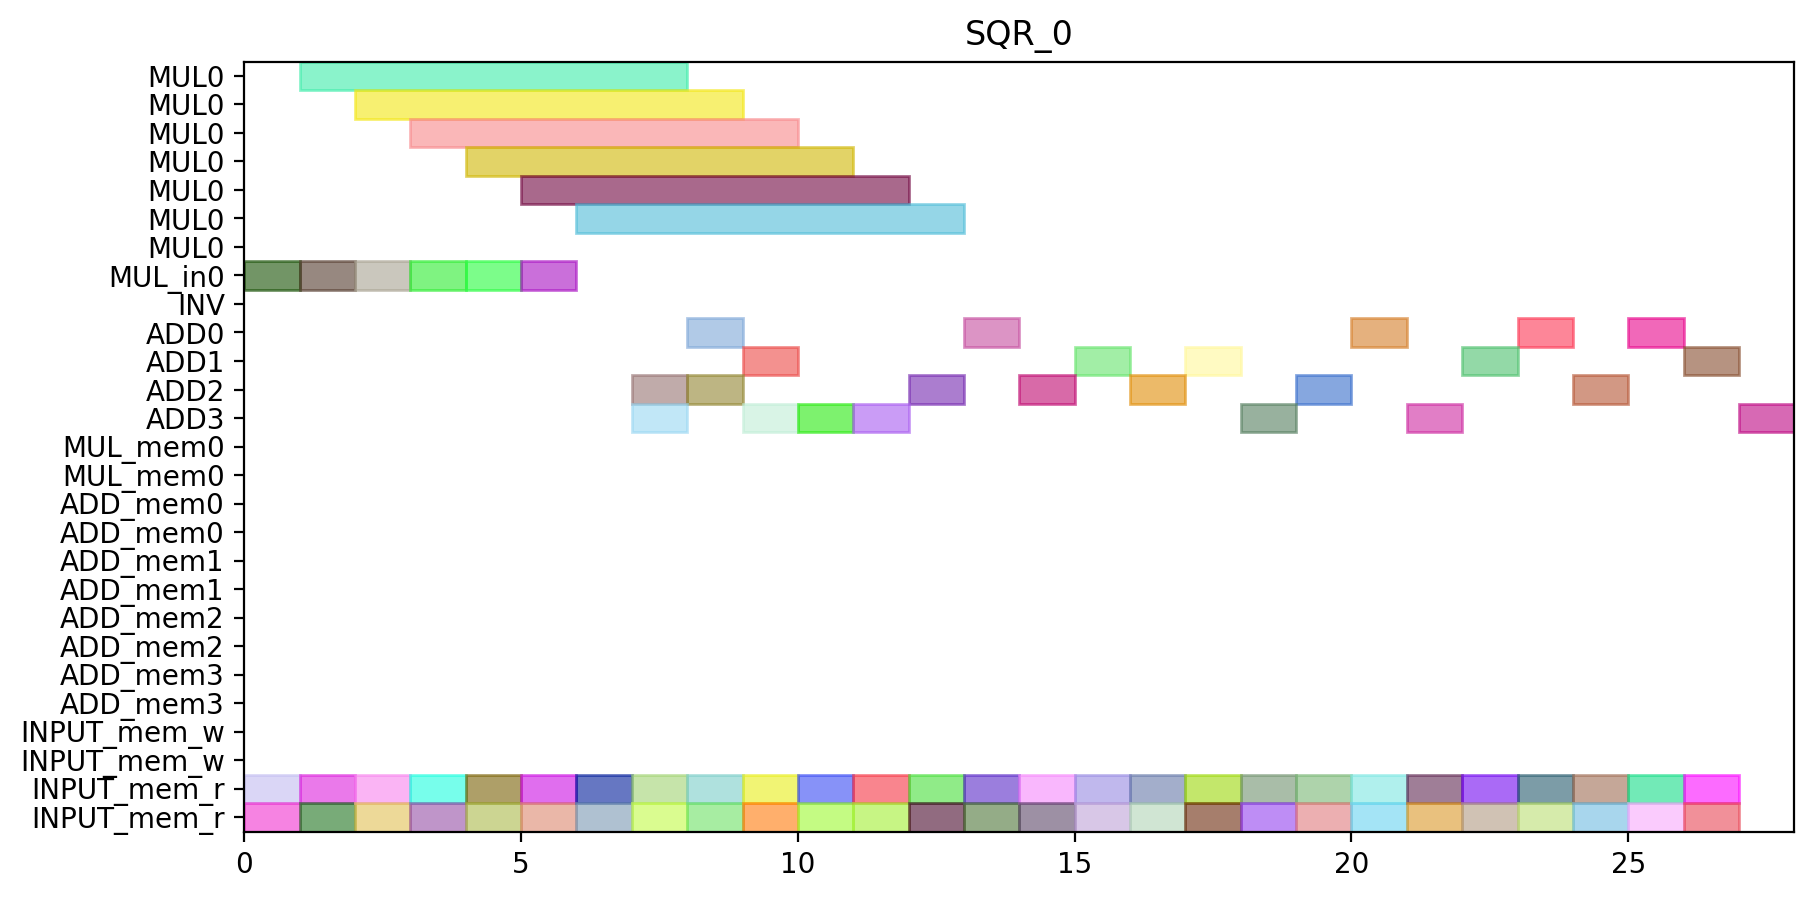

This chart was generated by the following Python code:
from pyschedule import Scenario, solvers, plotters, alt


def solve():
	horizon = 95
	S = Scenario("SQR_0", horizon=horizon)

	# resource
	MUL = S.Resources('MUL', num=1, size=7)
	MUL_in = S.Resources('MUL_in', num=1)
	INV = S.Resource('INV')
	ADD = S.Resources('ADD', num=4, periods=range(1, horizon))
	MUL_mem = S.Resources('MUL_mem', num=1, size=2)
	ADD_mem = S.Resources('ADD_mem', num=4, size=2)
	INPUT_mem_w = S.Resource('INPUT_mem_w', size=2)
	INPUT_mem_r = S.Resource('INPUT_mem_r', size=2)

	# result of previous scheduling

	# new tasks
	c_t0_a1__x00 = S.Task('c_t0_a1__x00', length=1, delay_cost=1)
	c_t0_a1__x00 += alt(ADD)

	c_t0_a1__x00_mem0 = S.Task('c_t0_a1__x00_mem0', length=1, delay_cost=1)
	c_t0_a1__x00_mem0 += INPUT_mem_r
	S += c_t0_a1__x00_mem0 <= c_t0_a1__x00

	c_t0_a1__x10 = S.Task('c_t0_a1__x10', length=1, delay_cost=1)
	c_t0_a1__x10 += alt(ADD)

	c_t0_a1__x10_mem0 = S.Task('c_t0_a1__x10_mem0', length=1, delay_cost=1)
	c_t0_a1__x10_mem0 += INPUT_mem_r
	S += c_t0_a1__x10_mem0 <= c_t0_a1__x10

	c_t0_t10 = S.Task('c_t0_t10', length=1, delay_cost=1)
	c_t0_t10 += alt(ADD)

	c_t0_t10_mem0 = S.Task('c_t0_t10_mem0', length=1, delay_cost=1)
	c_t0_t10_mem0 += INPUT_mem_r
	S += c_t0_t10_mem0 <= c_t0_t10

	c_t0_t10_mem1 = S.Task('c_t0_t10_mem1', length=1, delay_cost=1)
	c_t0_t10_mem1 += INPUT_mem_r
	S += c_t0_t10_mem1 <= c_t0_t10

	c_t0_t11 = S.Task('c_t0_t11', length=1, delay_cost=1)
	c_t0_t11 += alt(ADD)

	c_t0_t11_mem0 = S.Task('c_t0_t11_mem0', length=1, delay_cost=1)
	c_t0_t11_mem0 += INPUT_mem_r
	S += c_t0_t11_mem0 <= c_t0_t11

	c_t0_t11_mem1 = S.Task('c_t0_t11_mem1', length=1, delay_cost=1)
	c_t0_t11_mem1 += INPUT_mem_r
	S += c_t0_t11_mem1 <= c_t0_t11

	c_t0_t3_t0_in = S.Task('c_t0_t3_t0_in', length=1, delay_cost=1)
	c_t0_t3_t0_in += alt(MUL_in)
	c_t0_t3_t0 = S.Task('c_t0_t3_t0', length=7, delay_cost=1)
	c_t0_t3_t0 += alt(MUL)
	S += c_t0_t3_t0>=c_t0_t3_t0_in

	c_t0_t3_t0_mem0 = S.Task('c_t0_t3_t0_mem0', length=1, delay_cost=1)
	c_t0_t3_t0_mem0 += INPUT_mem_r
	S += c_t0_t3_t0_mem0 <= c_t0_t3_t0

	c_t0_t3_t0_mem1 = S.Task('c_t0_t3_t0_mem1', length=1, delay_cost=1)
	c_t0_t3_t0_mem1 += INPUT_mem_r
	S += c_t0_t3_t0_mem1 <= c_t0_t3_t0

	c_t0_t3_t1_in = S.Task('c_t0_t3_t1_in', length=1, delay_cost=1)
	c_t0_t3_t1_in += alt(MUL_in)
	c_t0_t3_t1 = S.Task('c_t0_t3_t1', length=7, delay_cost=1)
	c_t0_t3_t1 += alt(MUL)
	S += c_t0_t3_t1>=c_t0_t3_t1_in

	c_t0_t3_t1_mem0 = S.Task('c_t0_t3_t1_mem0', length=1, delay_cost=1)
	c_t0_t3_t1_mem0 += INPUT_mem_r
	S += c_t0_t3_t1_mem0 <= c_t0_t3_t1

	c_t0_t3_t1_mem1 = S.Task('c_t0_t3_t1_mem1', length=1, delay_cost=1)
	c_t0_t3_t1_mem1 += INPUT_mem_r
	S += c_t0_t3_t1_mem1 <= c_t0_t3_t1

	c_t0_t3_t2 = S.Task('c_t0_t3_t2', length=1, delay_cost=1)
	c_t0_t3_t2 += alt(ADD)

	c_t0_t3_t2_mem0 = S.Task('c_t0_t3_t2_mem0', length=1, delay_cost=1)
	c_t0_t3_t2_mem0 += INPUT_mem_r
	S += c_t0_t3_t2_mem0 <= c_t0_t3_t2

	c_t0_t3_t2_mem1 = S.Task('c_t0_t3_t2_mem1', length=1, delay_cost=1)
	c_t0_t3_t2_mem1 += INPUT_mem_r
	S += c_t0_t3_t2_mem1 <= c_t0_t3_t2

	c_t0_t3_t3 = S.Task('c_t0_t3_t3', length=1, delay_cost=1)
	c_t0_t3_t3 += alt(ADD)

	c_t0_t3_t3_mem0 = S.Task('c_t0_t3_t3_mem0', length=1, delay_cost=1)
	c_t0_t3_t3_mem0 += INPUT_mem_r
	S += c_t0_t3_t3_mem0 <= c_t0_t3_t3

	c_t0_t3_t3_mem1 = S.Task('c_t0_t3_t3_mem1', length=1, delay_cost=1)
	c_t0_t3_t3_mem1 += INPUT_mem_r
	S += c_t0_t3_t3_mem1 <= c_t0_t3_t3

	c_t1_a1__x00 = S.Task('c_t1_a1__x00', length=1, delay_cost=1)
	c_t1_a1__x00 += alt(ADD)

	c_t1_a1__x00_mem0 = S.Task('c_t1_a1__x00_mem0', length=1, delay_cost=1)
	c_t1_a1__x00_mem0 += INPUT_mem_r
	S += c_t1_a1__x00_mem0 <= c_t1_a1__x00

	c_t1_a1__x10 = S.Task('c_t1_a1__x10', length=1, delay_cost=1)
	c_t1_a1__x10 += alt(ADD)

	c_t1_a1__x10_mem0 = S.Task('c_t1_a1__x10_mem0', length=1, delay_cost=1)
	c_t1_a1__x10_mem0 += INPUT_mem_r
	S += c_t1_a1__x10_mem0 <= c_t1_a1__x10

	c_t1_t10 = S.Task('c_t1_t10', length=1, delay_cost=1)
	c_t1_t10 += alt(ADD)

	c_t1_t10_mem0 = S.Task('c_t1_t10_mem0', length=1, delay_cost=1)
	c_t1_t10_mem0 += INPUT_mem_r
	S += c_t1_t10_mem0 <= c_t1_t10

	c_t1_t10_mem1 = S.Task('c_t1_t10_mem1', length=1, delay_cost=1)
	c_t1_t10_mem1 += INPUT_mem_r
	S += c_t1_t10_mem1 <= c_t1_t10

	c_t1_t11 = S.Task('c_t1_t11', length=1, delay_cost=1)
	c_t1_t11 += alt(ADD)

	c_t1_t11_mem0 = S.Task('c_t1_t11_mem0', length=1, delay_cost=1)
	c_t1_t11_mem0 += INPUT_mem_r
	S += c_t1_t11_mem0 <= c_t1_t11

	c_t1_t11_mem1 = S.Task('c_t1_t11_mem1', length=1, delay_cost=1)
	c_t1_t11_mem1 += INPUT_mem_r
	S += c_t1_t11_mem1 <= c_t1_t11

	c_t1_t3_t0_in = S.Task('c_t1_t3_t0_in', length=1, delay_cost=1)
	c_t1_t3_t0_in += alt(MUL_in)
	c_t1_t3_t0 = S.Task('c_t1_t3_t0', length=7, delay_cost=1)
	c_t1_t3_t0 += alt(MUL)
	S += c_t1_t3_t0>=c_t1_t3_t0_in

	c_t1_t3_t0_mem0 = S.Task('c_t1_t3_t0_mem0', length=1, delay_cost=1)
	c_t1_t3_t0_mem0 += INPUT_mem_r
	S += c_t1_t3_t0_mem0 <= c_t1_t3_t0

	c_t1_t3_t0_mem1 = S.Task('c_t1_t3_t0_mem1', length=1, delay_cost=1)
	c_t1_t3_t0_mem1 += INPUT_mem_r
	S += c_t1_t3_t0_mem1 <= c_t1_t3_t0

	c_t1_t3_t1_in = S.Task('c_t1_t3_t1_in', length=1, delay_cost=1)
	c_t1_t3_t1_in += alt(MUL_in)
	c_t1_t3_t1 = S.Task('c_t1_t3_t1', length=7, delay_cost=1)
	c_t1_t3_t1 += alt(MUL)
	S += c_t1_t3_t1>=c_t1_t3_t1_in

	c_t1_t3_t1_mem0 = S.Task('c_t1_t3_t1_mem0', length=1, delay_cost=1)
	c_t1_t3_t1_mem0 += INPUT_mem_r
	S += c_t1_t3_t1_mem0 <= c_t1_t3_t1

	c_t1_t3_t1_mem1 = S.Task('c_t1_t3_t1_mem1', length=1, delay_cost=1)
	c_t1_t3_t1_mem1 += INPUT_mem_r
	S += c_t1_t3_t1_mem1 <= c_t1_t3_t1

	c_t1_t3_t2 = S.Task('c_t1_t3_t2', length=1, delay_cost=1)
	c_t1_t3_t2 += alt(ADD)

	c_t1_t3_t2_mem0 = S.Task('c_t1_t3_t2_mem0', length=1, delay_cost=1)
	c_t1_t3_t2_mem0 += INPUT_mem_r
	S += c_t1_t3_t2_mem0 <= c_t1_t3_t2

	c_t1_t3_t2_mem1 = S.Task('c_t1_t3_t2_mem1', length=1, delay_cost=1)
	c_t1_t3_t2_mem1 += INPUT_mem_r
	S += c_t1_t3_t2_mem1 <= c_t1_t3_t2

	c_t1_t3_t3 = S.Task('c_t1_t3_t3', length=1, delay_cost=1)
	c_t1_t3_t3 += alt(ADD)

	c_t1_t3_t3_mem0 = S.Task('c_t1_t3_t3_mem0', length=1, delay_cost=1)
	c_t1_t3_t3_mem0 += INPUT_mem_r
	S += c_t1_t3_t3_mem0 <= c_t1_t3_t3

	c_t1_t3_t3_mem1 = S.Task('c_t1_t3_t3_mem1', length=1, delay_cost=1)
	c_t1_t3_t3_mem1 += INPUT_mem_r
	S += c_t1_t3_t3_mem1 <= c_t1_t3_t3

	c_t2_a1__x00 = S.Task('c_t2_a1__x00', length=1, delay_cost=1)
	c_t2_a1__x00 += alt(ADD)

	c_t2_a1__x00_mem0 = S.Task('c_t2_a1__x00_mem0', length=1, delay_cost=1)
	c_t2_a1__x00_mem0 += INPUT_mem_r
	S += c_t2_a1__x00_mem0 <= c_t2_a1__x00

	c_t2_a1__x10 = S.Task('c_t2_a1__x10', length=1, delay_cost=1)
	c_t2_a1__x10 += alt(ADD)

	c_t2_a1__x10_mem0 = S.Task('c_t2_a1__x10_mem0', length=1, delay_cost=1)
	c_t2_a1__x10_mem0 += INPUT_mem_r
	S += c_t2_a1__x10_mem0 <= c_t2_a1__x10

	c_t2_t10 = S.Task('c_t2_t10', length=1, delay_cost=1)
	c_t2_t10 += alt(ADD)

	c_t2_t10_mem0 = S.Task('c_t2_t10_mem0', length=1, delay_cost=1)
	c_t2_t10_mem0 += INPUT_mem_r
	S += c_t2_t10_mem0 <= c_t2_t10

	c_t2_t10_mem1 = S.Task('c_t2_t10_mem1', length=1, delay_cost=1)
	c_t2_t10_mem1 += INPUT_mem_r
	S += c_t2_t10_mem1 <= c_t2_t10

	c_t2_t11 = S.Task('c_t2_t11', length=1, delay_cost=1)
	c_t2_t11 += alt(ADD)

	c_t2_t11_mem0 = S.Task('c_t2_t11_mem0', length=1, delay_cost=1)
	c_t2_t11_mem0 += INPUT_mem_r
	S += c_t2_t11_mem0 <= c_t2_t11

	c_t2_t11_mem1 = S.Task('c_t2_t11_mem1', length=1, delay_cost=1)
	c_t2_t11_mem1 += INPUT_mem_r
	S += c_t2_t11_mem1 <= c_t2_t11

	c_t2_t3_t0_in = S.Task('c_t2_t3_t0_in', length=1, delay_cost=1)
	c_t2_t3_t0_in += alt(MUL_in)
	c_t2_t3_t0 = S.Task('c_t2_t3_t0', length=7, delay_cost=1)
	c_t2_t3_t0 += alt(MUL)
	S += c_t2_t3_t0>=c_t2_t3_t0_in

	c_t2_t3_t0_mem0 = S.Task('c_t2_t3_t0_mem0', length=1, delay_cost=1)
	c_t2_t3_t0_mem0 += INPUT_mem_r
	S += c_t2_t3_t0_mem0 <= c_t2_t3_t0

	c_t2_t3_t0_mem1 = S.Task('c_t2_t3_t0_mem1', length=1, delay_cost=1)
	c_t2_t3_t0_mem1 += INPUT_mem_r
	S += c_t2_t3_t0_mem1 <= c_t2_t3_t0

	c_t2_t3_t1_in = S.Task('c_t2_t3_t1_in', length=1, delay_cost=1)
	c_t2_t3_t1_in += alt(MUL_in)
	c_t2_t3_t1 = S.Task('c_t2_t3_t1', length=7, delay_cost=1)
	c_t2_t3_t1 += alt(MUL)
	S += c_t2_t3_t1>=c_t2_t3_t1_in

	c_t2_t3_t1_mem0 = S.Task('c_t2_t3_t1_mem0', length=1, delay_cost=1)
	c_t2_t3_t1_mem0 += INPUT_mem_r
	S += c_t2_t3_t1_mem0 <= c_t2_t3_t1

	c_t2_t3_t1_mem1 = S.Task('c_t2_t3_t1_mem1', length=1, delay_cost=1)
	c_t2_t3_t1_mem1 += INPUT_mem_r
	S += c_t2_t3_t1_mem1 <= c_t2_t3_t1

	c_t2_t3_t2 = S.Task('c_t2_t3_t2', length=1, delay_cost=1)
	c_t2_t3_t2 += alt(ADD)

	c_t2_t3_t2_mem0 = S.Task('c_t2_t3_t2_mem0', length=1, delay_cost=1)
	c_t2_t3_t2_mem0 += INPUT_mem_r
	S += c_t2_t3_t2_mem0 <= c_t2_t3_t2

	c_t2_t3_t2_mem1 = S.Task('c_t2_t3_t2_mem1', length=1, delay_cost=1)
	c_t2_t3_t2_mem1 += INPUT_mem_r
	S += c_t2_t3_t2_mem1 <= c_t2_t3_t2

	c_t2_t3_t3 = S.Task('c_t2_t3_t3', length=1, delay_cost=1)
	c_t2_t3_t3 += alt(ADD)

	c_t2_t3_t3_mem0 = S.Task('c_t2_t3_t3_mem0', length=1, delay_cost=1)
	c_t2_t3_t3_mem0 += INPUT_mem_r
	S += c_t2_t3_t3_mem0 <= c_t2_t3_t3

	c_t2_t3_t3_mem1 = S.Task('c_t2_t3_t3_mem1', length=1, delay_cost=1)
	c_t2_t3_t3_mem1 += INPUT_mem_r
	S += c_t2_t3_t3_mem1 <= c_t2_t3_t3

	c_t3000 = S.Task('c_t3000', length=1, delay_cost=1)
	c_t3000 += alt(ADD)

	c_t3000_mem0 = S.Task('c_t3000_mem0', length=1, delay_cost=1)
	c_t3000_mem0 += INPUT_mem_r
	S += c_t3000_mem0 <= c_t3000

	c_t3000_mem1 = S.Task('c_t3000_mem1', length=1, delay_cost=1)
	c_t3000_mem1 += INPUT_mem_r
	S += c_t3000_mem1 <= c_t3000

	c_t3001 = S.Task('c_t3001', length=1, delay_cost=1)
	c_t3001 += alt(ADD)

	c_t3001_mem0 = S.Task('c_t3001_mem0', length=1, delay_cost=1)
	c_t3001_mem0 += INPUT_mem_r
	S += c_t3001_mem0 <= c_t3001

	c_t3001_mem1 = S.Task('c_t3001_mem1', length=1, delay_cost=1)
	c_t3001_mem1 += INPUT_mem_r
	S += c_t3001_mem1 <= c_t3001

	c_t3010 = S.Task('c_t3010', length=1, delay_cost=1)
	c_t3010 += alt(ADD)

	c_t3010_mem0 = S.Task('c_t3010_mem0', length=1, delay_cost=1)
	c_t3010_mem0 += INPUT_mem_r
	S += c_t3010_mem0 <= c_t3010

	c_t3010_mem1 = S.Task('c_t3010_mem1', length=1, delay_cost=1)
	c_t3010_mem1 += INPUT_mem_r
	S += c_t3010_mem1 <= c_t3010

	c_t3011 = S.Task('c_t3011', length=1, delay_cost=1)
	c_t3011 += alt(ADD)

	c_t3011_mem0 = S.Task('c_t3011_mem0', length=1, delay_cost=1)
	c_t3011_mem0 += INPUT_mem_r
	S += c_t3011_mem0 <= c_t3011

	c_t3011_mem1 = S.Task('c_t3011_mem1', length=1, delay_cost=1)
	c_t3011_mem1 += INPUT_mem_r
	S += c_t3011_mem1 <= c_t3011

	c_t4000 = S.Task('c_t4000', length=1, delay_cost=1)
	c_t4000 += alt(ADD)

	c_t4000_mem0 = S.Task('c_t4000_mem0', length=1, delay_cost=1)
	c_t4000_mem0 += INPUT_mem_r
	S += c_t4000_mem0 <= c_t4000

	c_t4000_mem1 = S.Task('c_t4000_mem1', length=1, delay_cost=1)
	c_t4000_mem1 += INPUT_mem_r
	S += c_t4000_mem1 <= c_t4000

	c_t4001 = S.Task('c_t4001', length=1, delay_cost=1)
	c_t4001 += alt(ADD)

	c_t4001_mem0 = S.Task('c_t4001_mem0', length=1, delay_cost=1)
	c_t4001_mem0 += INPUT_mem_r
	S += c_t4001_mem0 <= c_t4001

	c_t4001_mem1 = S.Task('c_t4001_mem1', length=1, delay_cost=1)
	c_t4001_mem1 += INPUT_mem_r
	S += c_t4001_mem1 <= c_t4001

	solvers.mip.solve(S,msg=1,kind='CPLEX',ratio_gap=1.01)

	solution = [['hoge']*len(S.solution()[1]) for i in range(len(S.solution()))]
	for i in range(len(S.solution())):
		for j in range(len(S.solution()[i])):
			solution[i][j]=str(S.solution()[i][j])
	print(solution)

	cycles = int(solution[-1][3])

	pic_file_name = "/mnt/rose/usr1/fukuda/pairing_automation_design2/bls12-1150/scheduling/SQR_mul1_add4/SQR_0.png"
	if(S.solution() != []):
		plotters.matplotlib.plot(S,img_filename=pic_file_name, vertical_text=True, fig_size=(cycles*0.25+3, 5), show_task_labels=False)

	return solution
